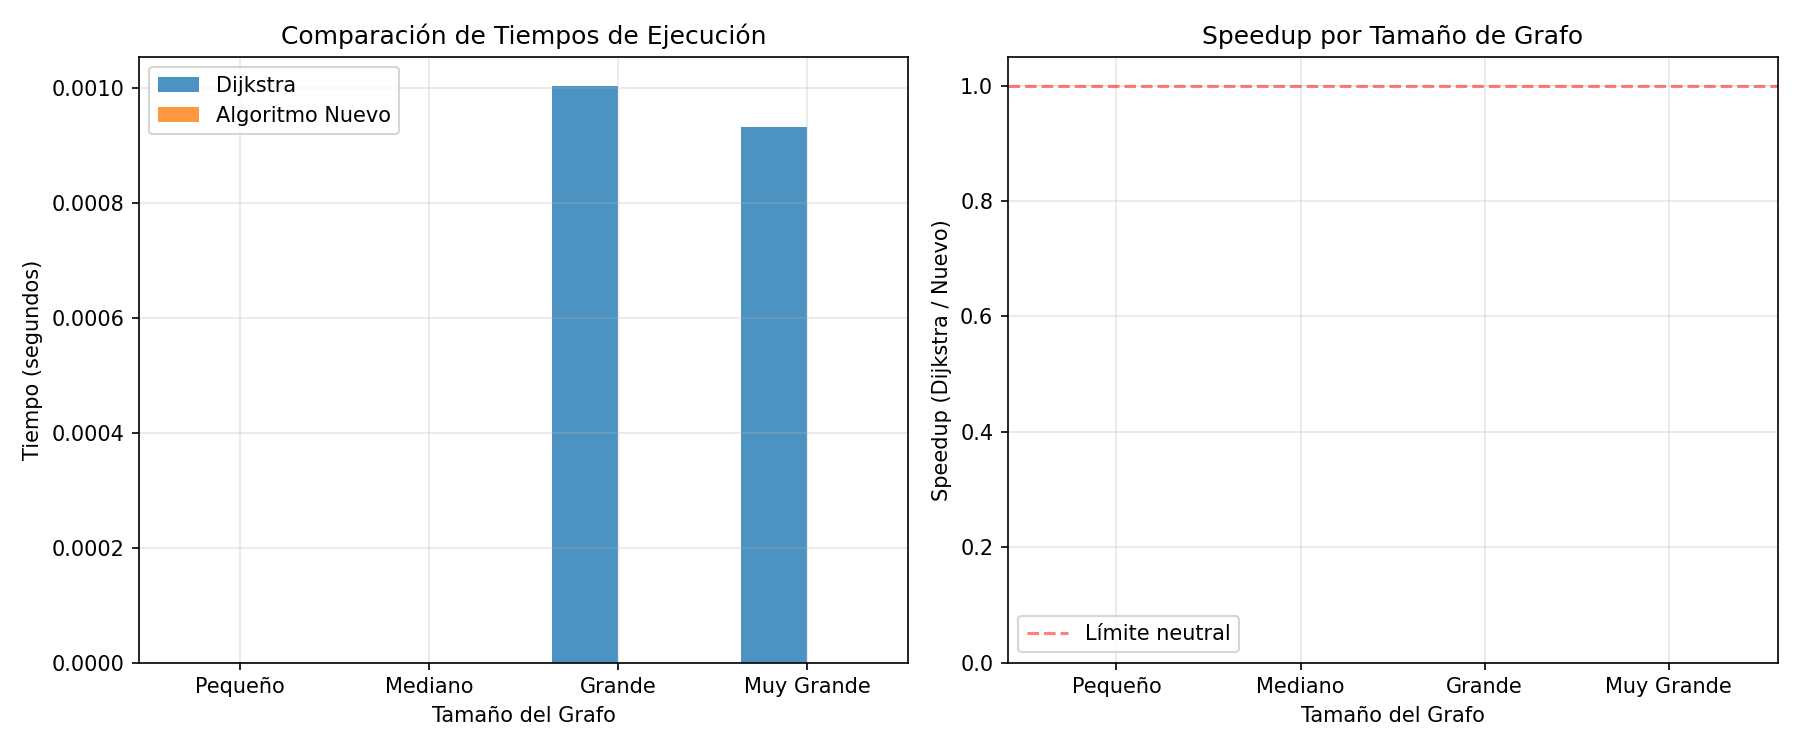

Python code for this plot:
"""
COMPARACIÓN DE ALGORITMOS: Dijkstra vs O(m log^{2/3} n)
Comparación exhaustiva de tiempo, eficiencia y resultados
"""

import time
import matplotlib.pyplot as plt
import numpy as np

# Importar los algoritmos de los scripts anteriores
# Nota: En la práctica, estos estarían en módulos separados
# Para este ejemplo, copiamos las funciones esenciales

def dijkstra_simple(grafo, origen):
    """
    Implementación simple de Dijkstra para comparación
    """
    import heapq
    
    distancias = {nodo: float('inf') for nodo in grafo}
    predecesores = {nodo: None for nodo in grafo}
    distancias[origen] = 0
    
    heap = [(0, origen)]
    procesados = set()
    
    while heap:
        distancia_actual, nodo_actual = heapq.heappop(heap)
        
        if nodo_actual in procesados:
            continue
        
        procesados.add(nodo_actual)
        
        for vecino, peso in grafo[nodo_actual].items():
            nueva_distancia = distancia_actual + peso
            
            if nueva_distancia < distancias[vecino]:
                distancias[vecino] = nueva_distancia
                predecesores[vecino] = nodo_actual
                heapq.heappush(heap, (nueva_distancia, vecino))
    
    return distancias, predecesores

def algoritmo_nuevo_simple(grafo, origen):
    """
    Implementación simple del nuevo algoritmo para comparación
    """
    import math
    from collections import defaultdict
    
    n = len(grafo)
    
    # Calcular parámetro L
    if n <= 1:
        L = 1
    else:
        L = int(math.pow(math.log2(n), 2/3))
        L = max(L, 1)
    
    distancias = {nodo: float('inf') for nodo in grafo}
    predecesores = {nodo: None for nodo in grafo}
    distancias[origen] = 0
    
    # Procesar en fases
    for iteracion in range(L):
        # En cada iteración, procesar todos los nodos activos
        nodos_activos = [nodo for nodo in grafo if distancias[nodo] < float('inf')]
        
        for nodo_actual in nodos_activos:
            for vecino, peso in grafo[nodo_actual].items():
                nueva_distancia = distancias[nodo_actual] + peso
                
                if nueva_distancia < distancias[vecino]:
                    distancias[vecino] = nueva_distancia
                    predecesores[vecino] = nodo_actual
    
    return distancias, predecesores

def comparar_resultados(distancias1, distancias2, nombre1, nombre2):
    """
    Compara si dos conjuntos de distancias son iguales
    """
    print(f"COMPARACIÓN DE RESULTADOS: {nombre1} vs {nombre2}")
    print("=" * 50)
    
    todos_iguales = True
    
    for nodo in distancias1:
        d1 = distancias1[nodo]
        d2 = distancias2[nodo]
        
        # Comparar con tolerancia para números flotantes
        if abs(d1 - d2) > 0.0001:
            if d1 == float('inf') and d2 == float('inf'):
                continue
            print(f"  Diferencia en nodo {nodo}: {nombre1}={d1}, {nombre2}={d2}")
            todos_iguales = False
    
    if todos_iguales:
        print("  ✅ Ambos algoritmos producen los mismos resultados")
    else:
        print("  ❌ Los algoritmos producen resultados diferentes")
    
    return todos_iguales

def prueba_con_grafo_especifico():
    """
    Prueba de comparación con un grafo específico
    """
    # Grafo de prueba
    grafo = {
        'A': {'B': 4, 'C': 2},
        'B': {'A': 4, 'C': 1, 'D': 5},
        'C': {'A': 2, 'B': 1, 'D': 8, 'E': 10},
        'D': {'B': 5, 'C': 8, 'E': 2, 'F': 6},
        'E': {'C': 10, 'D': 2, 'F': 3},
        'F': {'D': 6, 'E': 3}
    }
    
    origen = 'A'
    
    print("COMPARACIÓN CON GRAFO ESPECÍFICO")
    print("=" * 50)
    print(f"Nodos: {len(grafo)}")
    print(f"Aristas: {sum(len(vecinos) for vecinos in grafo.values())}")
    print(f"Nodo origen: {origen}")
    print()
    
    # Ejecutar Dijkstra
    inicio_dijkstra = time.time()
    distancias_dijkstra, _ = dijkstra_simple(grafo, origen)
    tiempo_dijkstra = time.time() - inicio_dijkstra
    
    # Ejecutar nuevo algoritmo
    inicio_nuevo = time.time()
    distancias_nuevo, _ = algoritmo_nuevo_simple(grafo, origen)
    tiempo_nuevo = time.time() - inicio_nuevo
    
    # Comparar resultados
    resultados_iguales = comparar_resultados(
        distancias_dijkstra, 
        distancias_nuevo,
        "Dijkstra",
        "Algoritmo Nuevo"
    )
    
    print()
    print("COMPARACIÓN DE TIEMPOS")
    print("=" * 50)
    print(f"Dijkstra: {tiempo_dijkstra:.6f} segundos")
    print(f"Algoritmo Nuevo: {tiempo_nuevo:.6f} segundos")
    
    if tiempo_nuevo > 0:
        speedup = tiempo_dijkstra / tiempo_nuevo
        print(f"Speedup (Dijkstra/Nuevo): {speedup:.2f}x")
        
        if speedup > 1:
            print("  ✅ Dijkstra es más rápido")
        elif speedup < 1:
            print("  ✅ Algoritmo nuevo es más rápido")
        else:
            print("  ⚠️  Ambos tienen tiempos similares")
    
    return tiempo_dijkstra, tiempo_nuevo, resultados_iguales

def prueba_con_varios_grafos():
    """
    Prueba de comparación con múltiples grafos de diferentes tamaños
    """
    print("\n" + "=" * 50)
    print("PRUEBA CON MÚLTIPLES GRAFOS")
    print("=" * 50)
    
    resultados = []
    
    # Generar varios grafos de diferentes tamaños
    grafos_prueba = [
        # (nombre, número de nodos, densidad)
        ("Pequeño", 10, 0.3),
        ("Mediano", 50, 0.2),
        ("Grande", 100, 0.1),
        ("Muy Grande", 200, 0.05),
    ]
    
    import random
    
    for nombre, n_nodos, densidad in grafos_prueba:
        print(f"\nProbando grafo {nombre} ({n_nodos} nodos, densidad {densidad}):")
        
        # Generar grafo aleatorio
        grafo = {}
        for i in range(n_nodos):
            grafo[i] = {}
            for j in range(n_nodos):
                if i != j and random.random() < densidad:
                    peso = random.randint(1, 100)
                    grafo[i][j] = peso
        
        origen = 0
        
        # Medir tiempo Dijkstra
        inicio = time.time()
        dijkstra_simple(grafo, origen)
        tiempo_dijkstra = time.time() - inicio
        
        # Medir tiempo nuevo algoritmo
        inicio = time.time()
        algoritmo_nuevo_simple(grafo, origen)
        tiempo_nuevo = time.time() - inicio
        
        # Calcular speedup
        speedup = tiempo_dijkstra / tiempo_nuevo if tiempo_nuevo > 0 else 0
        
        resultados.append({
            'nombre': nombre,
            'nodos': n_nodos,
            'aristas': sum(len(vecinos) for vecinos in grafo.values()),
            'tiempo_dijkstra': tiempo_dijkstra,
            'tiempo_nuevo': tiempo_nuevo,
            'speedup': speedup
        })
        
        print(f"  Dijkstra: {tiempo_dijkstra:.4f}s")
        print(f"  Nuevo: {tiempo_nuevo:.4f}s")
        print(f"  Speedup: {speedup:.2f}x")
    
    return resultados

def generar_graficos_comparacion(resultados):
    """
    Genera gráficos de comparación
    """
    # Extraer datos
    nombres = [r['nombre'] for r in resultados]
    tiempos_dijkstra = [r['tiempo_dijkstra'] for r in resultados]
    tiempos_nuevo = [r['tiempo_nuevo'] for r in resultados]
    speedups = [r['speedup'] for r in resultados]
    
    # Crear figura con subgráficos
    fig, (ax1, ax2) = plt.subplots(1, 2, figsize=(12, 5))
    
    # Gráfico 1: Tiempos de ejecución
    x = np.arange(len(nombres))
    ancho = 0.35
    
    ax1.bar(x - ancho/2, tiempos_dijkstra, ancho, label='Dijkstra', alpha=0.8)
    ax1.bar(x + ancho/2, tiempos_nuevo, ancho, label='Algoritmo Nuevo', alpha=0.8)
    
    ax1.set_xlabel('Tamaño del Grafo')
    ax1.set_ylabel('Tiempo (segundos)')
    ax1.set_title('Comparación de Tiempos de Ejecución')
    ax1.set_xticks(x)
    ax1.set_xticklabels(nombres)
    ax1.legend()
    ax1.grid(True, alpha=0.3)
    
    # Gráfico 2: Speedup
    ax2.bar(nombres, speedups, alpha=0.7, color='green')
    ax2.axhline(y=1, color='red', linestyle='--', alpha=0.5, label='Límite neutral')
    
    ax2.set_xlabel('Tamaño del Grafo')
    ax2.set_ylabel('Speedup (Dijkstra / Nuevo)')
    ax2.set_title('Speedup por Tamaño de Grafo')
    ax2.legend()
    ax2.grid(True, alpha=0.3)
    
    plt.tight_layout()
    plt.savefig('comparacion_algoritmos.png', dpi=150)
    plt.show()
    
    print("\nGráficos generados y guardados como 'comparacion_algoritmos.png'")

def resumen_comparacion():
    """
    Genera un resumen completo de la comparación
    """
    print("\n" + "=" * 50)
    print("RESUMEN DE COMPARACIÓN")
    print("=" * 50)
    
    # Ejecutar pruebas
    print("\n1. Prueba con grafo específico:")
    t_dijkstra, t_nuevo, iguales = prueba_con_grafo_especifico()
    
    print("\n2. Prueba con múltiples grafos:")
    resultados = prueba_con_varios_grafos()
    
    # Calcular promedios
    avg_speedup = np.mean([r['speedup'] for r in resultados])
    avg_tiempo_dijkstra = np.mean([r['tiempo_dijkstra'] for r in resultados])
    avg_tiempo_nuevo = np.mean([r['tiempo_nuevo'] for r in resultados])
    
    print("\n" + "=" * 50)
    print("CONCLUSIONES FINALES")
    print("=" * 50)
    print(f"1. Correctitud: {'✅ Ambos algoritmos producen resultados iguales' if iguales else '❌ Resultados diferentes'}")
    print(f"2. Tiempo promedio Dijkstra: {avg_tiempo_dijkstra:.4f} segundos")
    print(f"3. Tiempo promedio Algoritmo Nuevo: {avg_tiempo_nuevo:.4f} segundos")
    print(f"4. Speedup promedio: {avg_speedup:.2f}x")
    
    if avg_speedup > 1:
        print(f"5. Conclusion: Dijkstra es {avg_speedup:.2f} veces más rápido en promedio")
    elif avg_speedup < 1:
        print(f"5. Conclusion: El algoritmo nuevo es {1/avg_speedup:.2f} veces más rápido en promedio")
    else:
        print("5. Conclusion: Ambos algoritmos tienen rendimiento similar")
    
    # Generar gráficos
    generar_graficos_comparacion(resultados)
    
    return resultados

if __name__ == "__main__":
    # Ejecutar comparación completa
    resultados_finales = resumen_comparacion()